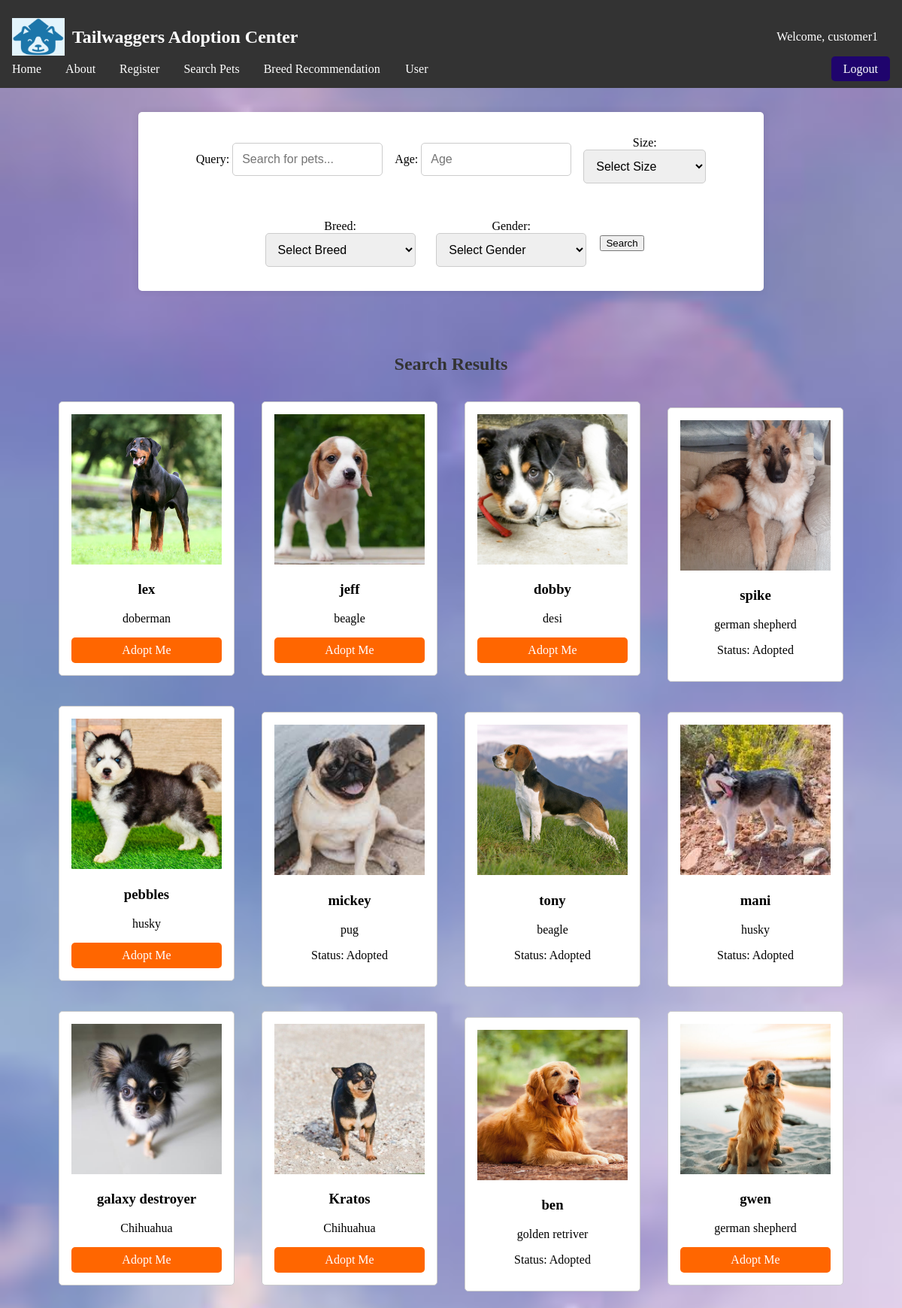
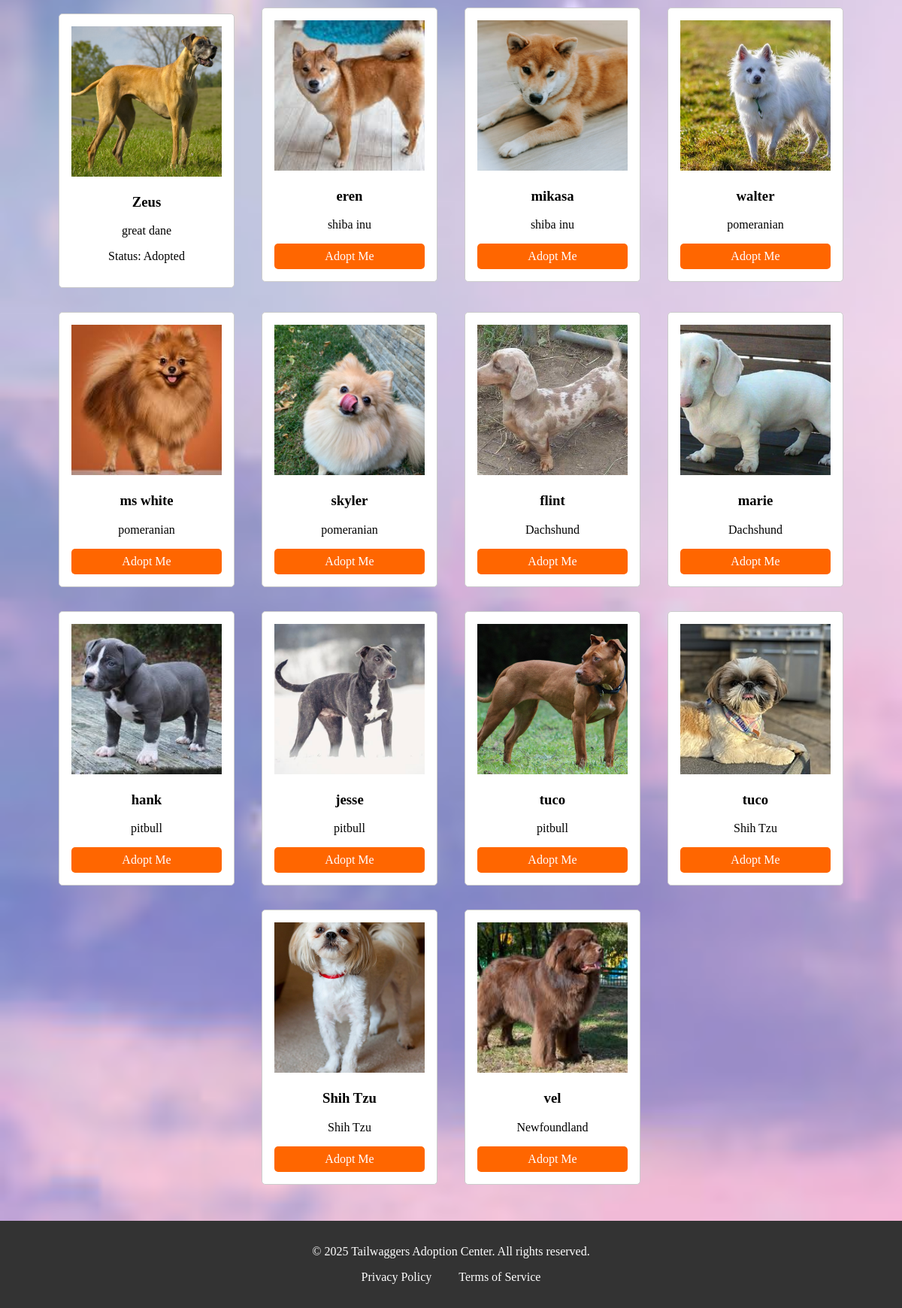
Screenshot of /search/ (signed in) with the database file from the repository (2 pictures, top to bottom).
### webpage/models.py (models this page shows, shortened)
class pet(models.Model):
    SIZE_CHOICES = [ ('small', 'Small'), ('medium', 'Medium'), ('large', 'Large'), ]
    GENDER_CHOICES =[("female","Female"),("male","Male")]
    name=models.CharField(max_length=50)
    age=models.CharField(max_length=20)
    breed=models.ForeignKey(breed,on_delete=models.CASCADE,default=1)
    gender=models.CharField(max_length=10,choices=GENDER_CHOICES ,default='male')
    description = models.TextField(max_length=300,blank=True)
    size = models.CharField(max_length=10, choices=SIZE_CHOICES, default='medium')
    vaccinations = models.BooleanField(default=False)
    spayed_neutered = models.BooleanField(default=False)
    medical_conditions = models.CharField(max_length=100, blank=True)
    image=models.ImageField(upload_to=("upload/image/"))
    is_adopted=models.BooleanField(default=False)
    class Meta:
        permissions = [("can_add_pet","can add pet")]

class breed(models.Model):
    ACTIVITY_LEVEL_CHOICES = [ ('low', 'Low'), ('medium', 'Medium'), ('high', 'High'), ]
    SIZE_CHOICES = [ ('small', 'Small'), ('medium', 'Medium'), ('large', 'Large'), ]
    name = models.CharField(max_length=50)
    good_with_kids = models.BooleanField(default=False)
    low_shedding =models.BooleanField(default=False)
    first_time_owner = models.BooleanField(default=False)
    Guard_dog = models.BooleanField(default=False)
    athletic = models.BooleanField(default=False)
    first_time_owner = models.BooleanField(default=False)
    image=models.ImageField(upload_to=("upload/image/"), blank=True)
    activity_level = models.CharField(max_length=10, choices=ACTIVITY_LEVEL_CHOICES, default='medium')
    size = models.CharField(max_length=10, choices=SIZE_CHOICES, default='medium')
    def __str__(self):
        return self.name

### webpage/views.py (the view)
# urls.py: path('search/', views.search_pets, name='search_pets'),
@cache_control(no_cache=True, must_revalidate=True, no_store=True)
def search_pets(request):
    pets = pet.objects.all()
    search_form = SearchForm(request.GET)
    if search_form.is_valid():
        query = search_form.cleaned_data['query']
        age = search_form.cleaned_data['age']
        size = search_form.cleaned_data['size']
        breed = search_form.cleaned_data['breed']
        gender = search_form.cleaned_data['gender']
        if query:
            pets = pets.filter(name__icontains=query)
        if age:
            pets = pets.filter(age__icontains=age)
        if size:
            pets = pets.filter(size=size)
        if breed:
            pets = pets.filter(breed=breed)
        if gender:
            pets = pets.filter(gender=gender)
    return render(request, "search_pets.html", {"pets": pets, "search_form": search_form})

### webpage/forms.py
class SearchForm(forms.Form):
    query = forms.CharField(max_length=100, required=False, widget=forms.TextInput(attrs={'placeholder': 'Search for pets...'}))
    age = forms.CharField(max_length=20, required=False, widget=forms.TextInput(attrs={'placeholder': 'Age'}))
    size = forms.ChoiceField(choices=[('', 'Select Size'),('small', 'Small'), ('medium', 'Medium'), ('large', 'Large')], required=False)
    breed = forms.ModelChoiceField(queryset=breed.objects.all(), required=False, empty_label="Select Breed")
    gender = forms.ChoiceField(choices=[('', 'Select Gender'), ('male', 'Male'), ('female', 'Female')], required=False)

### webpage/templates/search_pets.html
{% extends 'base.html' %}
{% block content %}
    <section id="search_report" class="search_report">
        <form method="GET" action="{% url 'search_pets' %}">
            {{ search_form.as_p }}
            <button type="submit" class="btn">Search</button>
        </form>
    </section>
    <section id="pets" class="pets">
        <h2>Search Results</h2>
        {% for pet in pets %}
            {% if pet.is_adopted %}
            <div class="pet-card">
                <img src="{{ pet.image.url }}" alt="{{ pet.name }}">
                <h3>{{ pet.name }}</h3>
                <p>{{ pet.breed }}</p>
                <p>Status: Adopted</p>
            </div>
            {% else %}
            <div class="pet-card">
                <img src="{{ pet.image.url }}" alt="{{ pet.name }}">
                <h3>{{ pet.name }}</h3>
                <p>{{ pet.breed }}</p>
                <a href="{% url 'adopt_pet' pet.pk %}" class="btn">Adopt Me</a>
            </div>
            {% endif %}
        {% endfor %}
    </section>
{% endblock %}

### webpage/templates/nav/nav_bar.html (shortened to what this page needs)
{% load static %}
<nav>
    <div class="nav-container">
        <div class="logo">
            <img src="{% static 'onlyLOGO.jpg' %}" alt="logo" width="70" height="50">
            <h1>Tailwaggers Adoption Center</h1>
        </div>
        {% if user.is_authenticated %}
        <div class="welcome-message">
            <span class="welcome-message">Welcome, {{ user.username }}</span>
        </div>
        {% endif %}
    </div>
    <div class="nav-links-container">
        <ul class="nav-links">
            <li><a href="{% url 'home' %}">Home</a></li>
            <li><a href="{% url 'About' %}">About</a></li>
            <li><a href="{% url 'register' %}">Register</a></li>
            <li><a href="{% url 'search_pets' %}">Search Pets</a></li>
            <li><a href="{% url 'breed_recommendation' %}">Breed Recommendation</a></li>
            {% if user.is_authenticated %}
            <li class="dropdown">
                <a href="#" class="dropbtn">User</a>
            </li>
            {% endif %}
        </ul>
        <div class="nav-login-logout">
            {% if user.is_authenticated %}
            <div class="nav-logout">
                <a href="{% url 'logout' %}" class="btn">Logout</a>
            </div>
            {% else %}
            <div class="nav-login">
                <a href="{% url 'login' %}" class="btn">Login</a>
            </div>
            {% endif %}
        </div>
    </div>
</nav>

### static/style.css (style rules this page uses)
body { font-family: 'Times New Roman', sans-serif; margin: 0; padding: 0; background-color: #f4f4f4; background-image: url(./petpage_BG_new.jpg); background-size: cover; background-repeat: no-repeat; background-attachment: fixed; }
nav { background: #333;color: #fff;display: flex;flex-direction: column;align-items: flex-start;padding: 1rem; }
.nav-container { display: flex;width: 100%;justify-content: space-between; align-items: center; }
.nav-links-container { display: flex;width: 100%;justify-content: space-between; align-items: center; }
nav .logo { display: flex;align-items: center; }
nav .logo h1 { margin-left: 10px;font-family: 'Times New Roman', Times, serif ; }
.welcome-message { display: inline-block;margin-right: auto; }
.welcome-message { margin-right: 0.5rem; }
.nav-links { list-style: none;margin: 0;padding: 0;display: flex;flex-direction: row; align-items: center; }
nav .nav-links li { margin-right: 2rem; }
nav .nav-links a { color: #ffffff;text-decoration: none; }
.nav-login-logout { display: flex;align-items: center; }
.nav-login-logout > div { margin-left: 1rem; }
.nav-logout .btn { background: #1f046d;color: #fff;padding: 0.5rem 1rem;text-decoration: none; border-radius: 5px; }
.dropdown { position: relative; }
.dropdown .dropbtn { background: none; border: none; cursor: pointer; color: #fff;font-size: 1rem; padding: 0.1rem 0.1rem; }
.pets { padding: 2rem; text-align: center; }
.pets .pet-card { display: inline-block; margin: 1rem; padding: 1rem; border: 1px solid #ccc; border-radius: 5px;background-color:white; }
.pets .pet-card img { width: 200px; height: 200px; object-fit: cover; }
.pets .btn { display: block; background: #ff6600; color: #fff; padding: 0.5rem; text-decoration: none; border-radius: 5px; margin-top: 1rem; }
.search_report { max-width: 800px;margin: 2rem auto;padding: 1rem;background-color: #fff;border-radius: 5px;box-shadow: 0 0 10px rgba(0, 0, 0, 0.1);text-align: center; }
.search_report form { display: flex;flex-wrap: wrap;justify-content: center;align-items: center;gap: 1rem; }
.search_report form input,.search_report form select { padding: 0.75rem;border: 1px solid #ccc;border-radius: 5px;font-size: 1rem;width: 100%;max-width: 200px;box-sizing: border-box; }
h2 { color: #333; }

### rows the page displays
pet: image (picture), name "lex", breed "doberman"
pet: image (picture), name "jeff", breed "beagle"
pet: image (picture), name "dobby", breed "desi"
pet: image (picture), name "spike", breed "german shepherd"
pet: image (picture), name "pebbles", breed "husky"
pet: image (picture), name "mickey", breed "pug"
pet: image (picture), name "tony", breed "beagle"
pet: image (picture), name "mani", breed "husky"
pet: image (picture), name "galaxy destroyer", breed "Chihuahua"
pet: image (picture), name "Kratos", breed "Chihuahua"
pet: image (picture), name "ben", breed "golden retriver"
pet: image (picture), name "gwen", breed "german shepherd"
pet: image (picture), name "Zeus", breed "great dane"
pet: image (picture), name "eren", breed "shiba inu"
pet: image (picture), name "mikasa", breed "shiba inu"
pet: image (picture), name "walter", breed "pomeranian"
pet: image (picture), name "ms white", breed "pomeranian"
pet: image (picture), name "skyler", breed "pomeranian"
pet: image (picture), name "flint", breed "Dachshund"
pet: image (picture), name "marie", breed "Dachshund"
pet: image (picture), name "hank", breed "pitbull"
pet: image (picture), name "jesse", breed "pitbull"
pet: image (picture), name "tuco", breed "pitbull"
pet: image (picture), name "tuco", breed "Shih Tzu"
pet: image (picture), name "Shih Tzu", breed "Shih Tzu"
pet: image (picture), name "vel", breed "Newfoundland"

### other values shown
{{ user.username }} "customer1"
